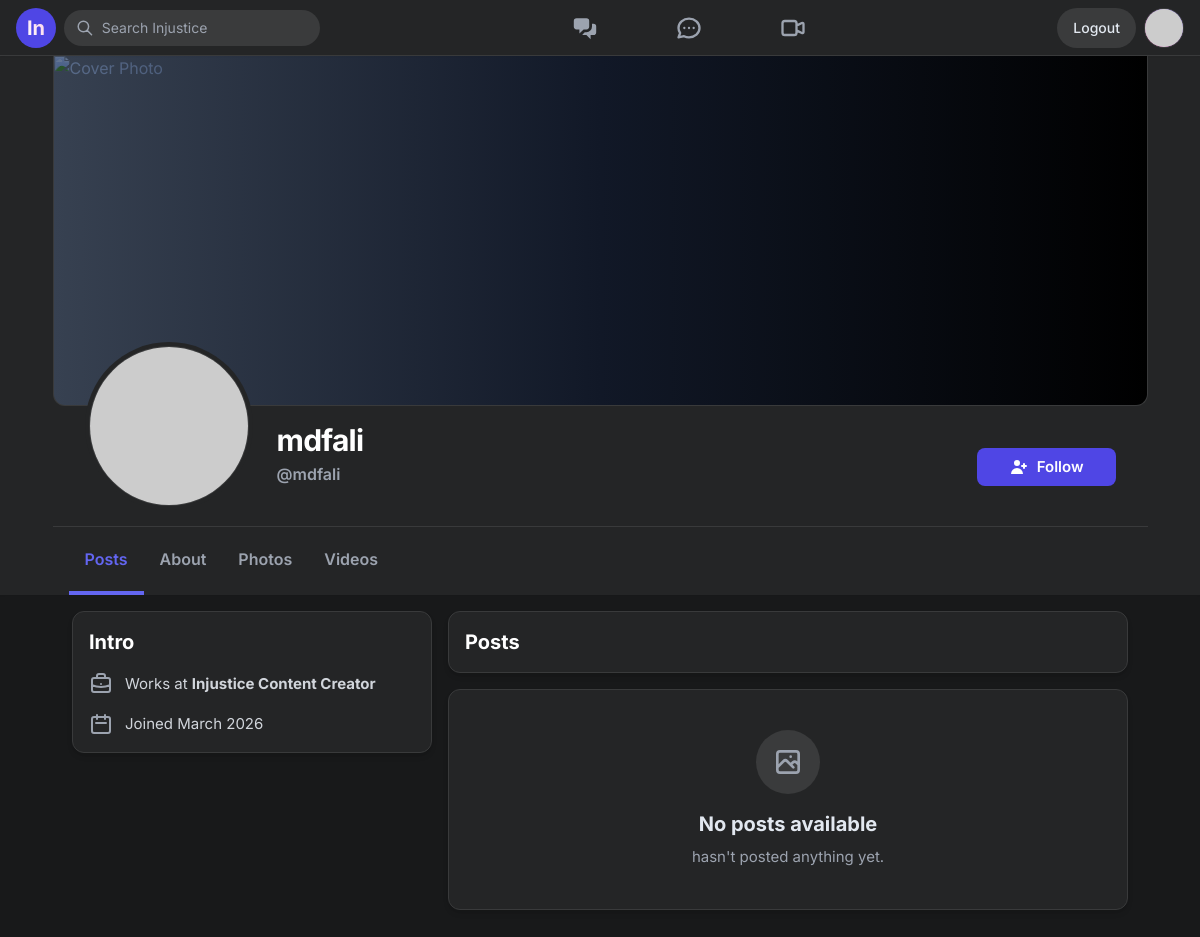
Page /profile/mdfali/ (signed in) on the earlier database version.
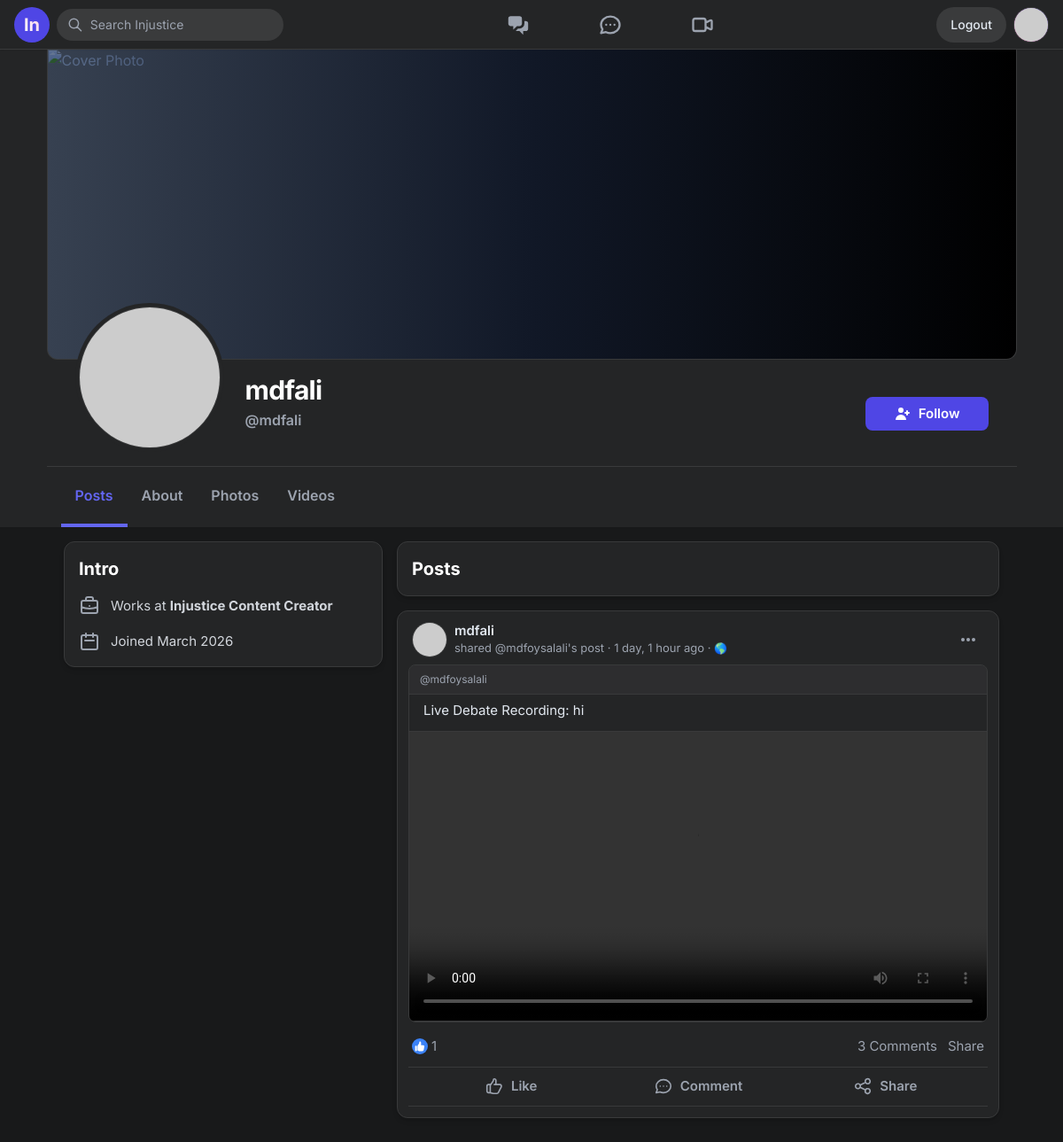
Same page on the later database version.
### HomePage/models.py (models this page shows, shortened)
class VideoPost(models.Model):
    user = models.ForeignKey(User, on_delete=models.CASCADE)
    caption = models.CharField(max_length=500, blank=True)
    image_file = models.FileField(upload_to='photos/', blank=True, null=True)
    video_file = models.FileField(upload_to='videos/', blank=True, null=True)
    shared_from = models.ForeignKey(
        'self', null=True, blank=True, on_delete=models.CASCADE, related_name='reshares'
    )
    created_at = models.DateTimeField(auto_now_add=True)
    likes = models.ManyToManyField(User, related_name='liked_posts', blank=True)

### HomePage/views.py (the view)
# urls.py: path('profile/<str:username>/', views.profile, name='profile'),
@login_required(login_url='login')
def profile(request, username):
    profile_user = get_object_or_404(User, username=username)
    posts = VideoPost.objects.filter(user=profile_user).select_related(
        'shared_from', 'shared_from__user'
    ).prefetch_related('likes', 'comments').order_by('-created_at')
    photo_posts = posts.exclude(image_file='').exclude(image_file__isnull=True)
    video_posts = posts.exclude(video_file='').exclude(video_file__isnull=True)
    is_following = UserFollow.objects.filter(follower=request.user, following=profile_user).exists()
    followers_count = UserFollow.objects.filter(following=profile_user).count()
    following_count = UserFollow.objects.filter(follower=profile_user).count()
    return render(request, 'profile.html', {
        'user': request.user,
        'profile_user': profile_user,
        'posts': posts,
        'photo_posts': photo_posts,
        'video_posts': video_posts,
        'is_following': is_following,
        'followers_count': followers_count,
        'following_count': following_count,
    })

### HomePage/templates/profile.html (shortened to what the changed rows need)
<!DOCTYPE html>
<html lang="en">
<head>
    <script src="https://cdn.tailwindcss.com"></script>
</head>
<body class="bg-[#18191a] text-slate-200 font-sans min-h-screen overflow-y-scroll overflow-x-hidden">
    <div class="w-full bg-[#242526] shadow-sm mb-4">
        <div class="max-w-[1095px] mx-auto relative">
            <div class="px-8 pb-4 flex flex-col md:flex-row items-center md:items-end justify-between relative -mt-8 md:-mt-16 z-10 bottom-0 top-0">
                <div class="flex flex-col md:flex-row items-center md:items-end gap-6 mb-4 md:mb-0">
                    <div class="text-center md:text-left mb-2 md:mb-6">
                        <h1 class="text-3xl font-bold text-white tracking-tight">{{ profile_user.first_name }} {{ profile_user.last_name|default:profile_user.username }}</h1>
                    </div>
                </div>
            </div>
        </div>
    </div>
    <div id="tab-posts" class="tab-panel flex justify-center w-full max-w-[1095px] mx-auto px-4 gap-4">
        <aside class="w-[360px] hidden lg:flex flex-col gap-4 sticky top-[72px] h-max">
            <div class="bg-[#242526] rounded-xl shadow-md p-4 border border-[#393a3b]">
                <h2 class="font-bold text-xl mb-4 text-white">Intro</h2>
            </div>
        </aside>
        <main class="flex-1 max-w-[680px] flex flex-col gap-4 pb-12">
            {% if request.user == profile_user %}
            <form method="POST" enctype="multipart/form-data" action="{% url 'home' %}">
                {% csrf_token %}
                <div class="bg-[#242526] rounded-xl shadow-md p-3 px-4 border border-[#393a3b]">
                    <div class="flex items-start gap-2 mb-3">
                        <img src="https://ui-avatars.com/api/?name={{ user.username|default:'U' }}&background=2563eb&color=fff" class="w-10 h-10 rounded-full mt-1 border border-[#393a3b]">
                        <div class="flex-1 bg-[#3a3b3c] hover:bg-[#4e4f50] focus-within:bg-[#4e4f50] transition rounded-2xl p-1 px-4 cursor-text">
                            <textarea name="caption" placeholder="What's on your mind?" class="w-full bg-transparent outline-none resize-none min-h-[48px] py-2 text-slate-200 text-[15px] placeholder-slate-400" oninput="if(this.value.trim() !== '') { document.getElementById('postBtnProfile').classList.add('bg-indigo-600', 'text-white'); document.getElementById('postBtnProfile').classList.remove('bg-[#3a3b3c]', 'text-slate-400'); } else if(!document.getElementById('videoUploadProfile').files.length) { document.getElementById('postBtnProfile').classList.remove('bg-indigo-600', 'text-white'); document.getElementById('postBtnProfile').classList.add('bg-[#3a3b3c]', 'text-slate-400'); }"></textarea>
                        </div>
                    </div>
                    <div class="border-t border-[#393a3b] pt-3 flex flex-wrap justify-between items-center gap-2">
                        <button type="button" class="flex flex-1 items-center justify-center gap-2 py-2 hover:bg-[#3a3b3c] rounded-lg transition text-slate-300 font-medium text-[15px]">
                            <svg xmlns="http://www.w3.org/2000/svg" class="h-6 w-6 text-red-500" viewBox="0 0 20 20" fill="currentColor"><path fill-rule="evenodd" d="M15.422 4.498a1 1 0 00-.776-1.5H5.354a1 1 0 00-.775 1.5l2.42 2.686A3 3 0 0110 9a3 3 0 012.999-1.815l2.423-2.687zM4.195 2.155A2 2 0 015.354 2h9.292a2 2 0 011.16.155A3 3 0 0118 5v9a3 3 0 01-3 3H5a3 3 0 01-3-3V5a3 3 0 012.195-2.845zM10 13a3 3 0 00-3-3v6a3 3 0 003-3z" clip-rule="evenodd" /></svg>
                            Live video
                        </button>
                        <input type="file" name="video_file" id="videoUploadProfile" accept="video/*" class="hidden" onchange="document.getElementById('fileNameDescProfile').innerText = this.files[0].name; document.getElementById('fileNameDescProfile').classList.remove('hidden'); document.getElementById('postBtnProfile').classList.add('bg-indigo-600', 'text-white'); document.getElementById('postBtnProfile').classList.remove('bg-[#3a3b3c]', 'text-slate-400');">
                        <label for="videoUploadProfile" class="flex flex-1 items-center justify-center gap-2 py-2 hover:bg-[#3a3b3c] rounded-lg transition text-slate-300 font-medium text-[15px] cursor-pointer">
                            <svg xmlns="http://www.w3.org/2000/svg" class="h-6 w-6 text-green-500" viewBox="0 0 20 20" fill="currentColor"><path fill-rule="evenodd" d="M4 3a2 2 0 00-2 2v10a2 2 0 002 2h12a2 2 0 002-2V5a2 2 0 00-2-2H4zm12 12H4l4-8 3 6 2-4 3 6z" clip-rule="evenodd" /></svg>
                            Photo/video
                        </label>
                        <button type="submit" id="postBtnProfile" class="bg-[#3a3b3c] text-slate-400 font-medium px-8 py-2 rounded-lg transition ml-auto border-none">Post</button>
                    </div>
                    <div id="fileNameDescProfile" class="text-xs text-indigo-400 mt-2 px-4 hidden truncate w-full text-center"></div>
                </div>
            </form>
            {% else %}
                <div class="bg-[#242526] rounded-xl shadow-md p-4 border border-[#393a3b]">
                   <h2 class="font-bold text-xl text-white">Posts</h2>
                </div>
            {% endif %}
            {% for post in posts %}
            {% with source=post.shared_from|default:post %}
            <article id="post-{{ source.id }}" class="bg-[#242526] rounded-xl shadow-md border border-[#393a3b] Post relative scroll-mt-20">
                <div class="px-4 pt-3 pb-2 flex items-center justify-between">
                    <div class="flex items-center gap-2">
                        <img src="https://ui-avatars.com/api/?name={{ post.user.username }}&background=random" class="w-10 h-10 rounded-full cursor-pointer hover:opacity-90 border border-[#393a3b]">
                        <div class="flex flex-col">
                            <span class="font-semibold text-[15px] hover:underline cursor-pointer leading-tight">{{ post.user.first_name|default:post.user.username }}</span>
                            <span class="text-[13px] text-gray-400 hover:underline cursor-pointer">
                                {% if post.shared_from %}shared @{{ source.user.username }}'s post · {% endif %}{{ post.created_at|timesince }} ago · <span class="align-baseline text-[12px]">🌎</span>
                            </span>
                        </div>
                    </div>
                    <button class="w-9 h-9 rounded-full hover:bg-[#3a3b3c] flex items-center justify-center text-gray-400 transition">
                        <svg xmlns="http://www.w3.org/2000/svg" class="h-5 w-5" viewBox="0 0 20 20" fill="currentColor"><path d="M6 10a2 2 0 11-4 0 2 2 0 014 0zM12 10a2 2 0 11-4 0 2 2 0 014 0zM16 12a2 2 0 100-4 2 2 0 000 4z" /></svg>
                    </button>
                </div>
                <div class="{% if post.shared_from %}mx-3 border border-[#393a3b] rounded-lg overflow-hidden mb-2{% endif %}">
                {% if post.shared_from %}
                <div class="px-3 py-2 bg-[#3a3b3c]/40 text-xs text-gray-400 border-b border-[#393a3b]">@{{ source.user.username }}</div>
                {% endif %}
                {% if source.caption %}
                <div class="px-4 pb-3 text-[15px] leading-snug whitespace-pre-wrap {% if post.shared_from %}pt-2{% endif %}">{{ source.caption }}</div>
                {% endif %}
                {% if source.video_file %}
                <div class="w-full bg-[#18191a] max-h-[600px] overflow-hidden flex items-center justify-center border-y border-[#393a3b]">
                    <video src="{{ source.video_file.url }}" class="w-full h-auto max-h-[600px] object-contain" controls></video>
                </div>
                {% endif %}
                </div>
                <div class="px-4 py-2 flex justify-between text-gray-400 text-[15px]">
                    <div class="flex items-center gap-1 cursor-pointer">
                        <span class="inline-flex items-center justify-center w-[18px] h-[18px] rounded-full bg-blue-500 text-white shadow-sm"></span>
                        <span class="hover:underline text-[15px] like-count-display">{% if source.likes.count > 0 %}{{ source.likes.count }}{% else %}Like{% endif %}</span>
                    </div>
                    <div class="flex gap-3 text-[15px]">
                        <span class="hover:underline cursor-pointer">{% if source.comments.count > 0 %}{{ source.comments.count }} Comments{% else %}Comment{% endif %}</span>
                        <span class="hover:underline cursor-pointer share-btn" data-post-id="{{ source.id }}">Share</span>
                    </div>
                </div>
                <div class="px-3 py-1 flex justify-between gap-1 border-t border-[#393a3b] border-b border-[#393a3b] mx-3 mb-3 mt-1">
                    <button data-post-id="{{ source.id }}" class="flex-1 flex items-center justify-center gap-2 py-1.5 hover:bg-[#3a3b3c] rounded-md transition font-semibold text-[15px] like-btn {% if request.user in source.likes.all %}text-blue-500{% else %}text-gray-400{% endif %}">
                        <svg xmlns="http://www.w3.org/2000/svg" class="h-[22px] w-[22px] like-icon" fill="{% if request.user in source.likes.all %}currentColor{% else %}none{% endif %}" viewBox="0 0 24 24" stroke="{% if request.user in source.likes.all %}none{% else %}currentColor{% endif %}" stroke-width="1.8"><path stroke-linecap="round" stroke-linejoin="round" d="M14 10h4.764a2 2 0 011.789 2.894l-3.5 7A2 2 0 0115.263 21h-4.017c-.163 0-.326-.02-.485-.06L7 20m7-10V5a2 2 0 00-2-2h-.095c-.5 0-.905.405-.905.905 0 .714-.211 1.412-.608 2.006L7 11v9m7-10h-2M7 20H5a2 2 0 01-2-2v-6a2 2 0 012-2h2.5" /></svg>
                        <span>Like</span>
                    </button>
                    <button class="flex-1 flex items-center justify-center gap-2 py-1.5 hover:bg-[#3a3b3c] rounded-md transition text-gray-400 font-semibold text-[15px] comment-btn">
                        <span>Comment</span>
                    </button>
                    <button type="button" data-post-id="{{ source.id }}" class="share-btn flex-1 flex items-center justify-center gap-2 py-1.5 hover:bg-[#3a3b3c] rounded-md transition text-gray-400 font-semibold text-[15px]">
                        <span>Share</span>
                    </button>
                </div>
            </article>
            {% endwith %}
            {% empty %}
            <div class="p-10 text-center bg-[#242526] rounded-xl shadow-md border border-[#393a3b]">
                <div class="mx-auto w-16 h-16 rounded-full bg-[#3a3b3c] flex items-center justify-center mb-4 text-gray-400">
                </div>
                <h3 class="text-xl font-bold text-slate-200 mb-2">No posts available</h3>
                <p class="text-gray-400 text-[15px]">{{ profile_user.first_name }} hasn't posted anything yet.</p>
            </div>
            {% endfor %}
        </main>
    </div>
</body>
</html>

Differences in the rows shown:
added VideoPost: user.first_name "mdfali", user.username "mdfoysalali", created_at "1 day, 1 hour", caption "Live Debate Recording: hi", likes.count "1", comments.count "3"
Other differences:
text no longer shown: "No posts available hasn't posted anything yet."
